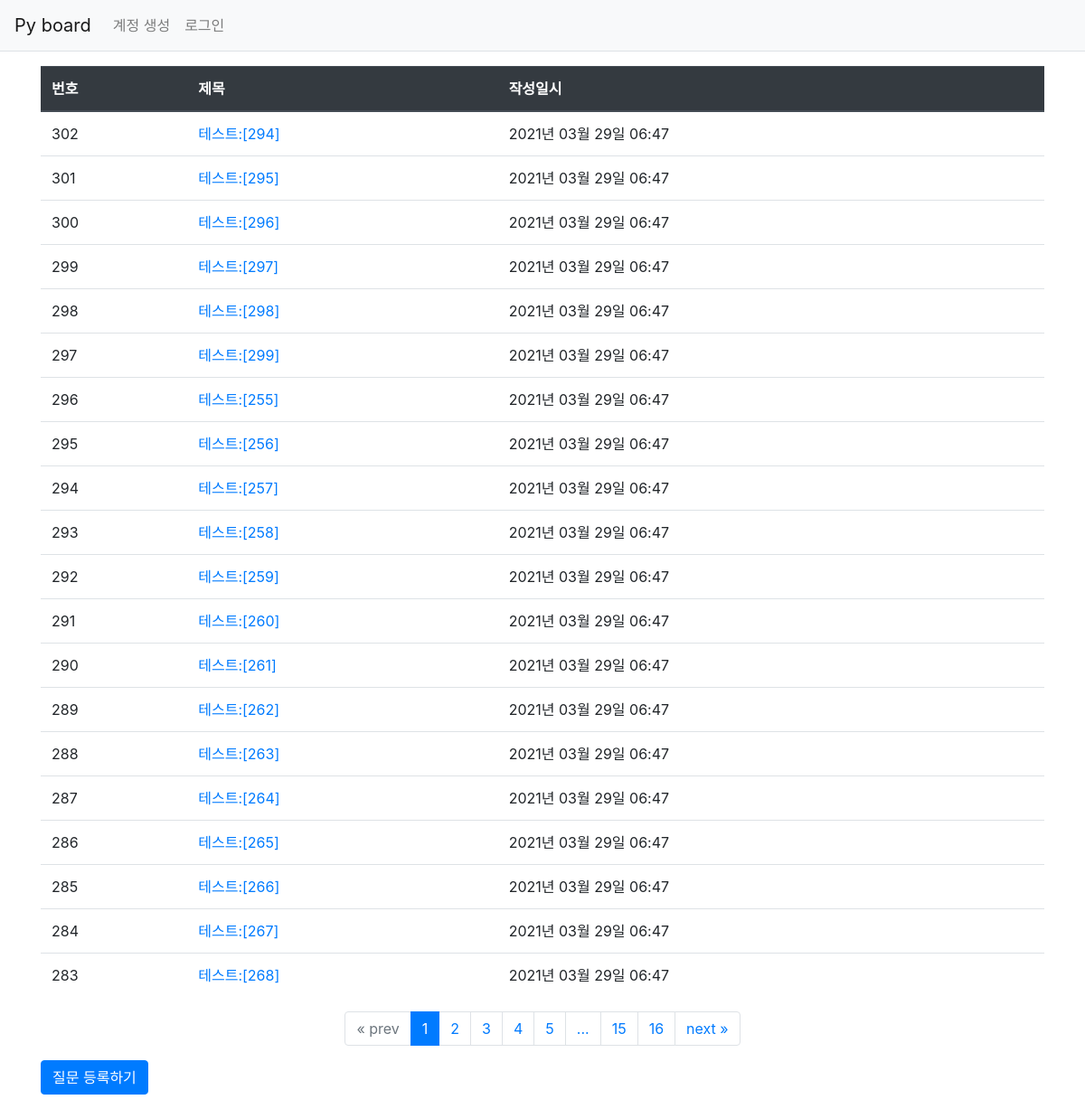
Page /question/list/ on the committed database.
### pyboard/models.py (models this page shows)
class Question(db.Model):
    id = db.Column(db.Integer, primary_key = True)
    subject = db.Column(db.String(200), nullable = False)
    content = db.Column(db.Text(), nullable = False)
    create_date = db.Column(db.DateTime(), nullable = False)

### pyboard/views/question_views.py (the view)
@bp.route('/list/')
def _list():
    page = request.args.get('page',type=int,default=1)
    q_list = Question.query.order_by(Question.create_date.desc())
    q_list = q_list.paginate(page,per_page=20)
    return render_template('question/question_list.html', question_list = q_list)

### pyboard/filter.py (called while the page is built)
def format_datetime(value, fmt ='%Y년 %m월 %d일 %H:%M'):
    return value.strftime(fmt)

### pyboard/views/auth_views.py (called while the page is built)
@bp.before_app_request
def load_login_user():
    user_id = session.get('user_id')
    if user_id is None:
        g.user = None
    else:
        g.user = User.query.get(user_id)

### pyboard/templates/question/question_list.html (shortened to what this page needs)
{% extends 'base.html' %}
{% block content %}
<div class='container my-3'>
    <table class='table'>
        <thead>
            <tr class='thead-dark'>
                <th>번호</th>
                <th>제목</th>
                <th>작성일시</th>
            </tr>
        </thead>
        <tbody>
            {% if question_list %}
            {% for q in question_list.items %}
            <tr>
                <td>{{question_list.total -((question_list.page-1) * question_list.per_page) -
                    loop.index0}}</td>
                <td><a href="{{url_for('question.detail',question_id = q.id)}}">{{
                        q.subject}}
                    </a>
                <td>
                    {{q.create_date | datetime}}
                </td>
            </tr>
            {% endfor %}
            {% else %}
            <tr>
                <td colspan="3">질문이 없습니다.</td colspan="3">
            </tr>
            {% endif %}
        </tbody>
    </table>
    <ul class='pagination justify-content-center'>
        {% if question_list.has_prev %}
        <li class='page-item'>
            <a class='page-link' href='?page={{question_list.prev_num}}'>
                « prev
            </a>
        </li>
        {% else %}
        <li class='page-item disabled'>
            <a class='page-link' tabindex='-1' aria-disabled='true' href='#'>
                « prev </a>
        </li>
        {% endif %}
        {% for page_num in question_list.iter_pages() %}
        {% if page_num %}
        {% if page_num != question_list.page %}
        <li class='page-item'>
            <a class='page-link' href='?page={{page_num}}'>
                {{page_num}}
            </a>
        </li>
        {% else %}
        <li class='page-item active' aria-current='page'>
            <a class='page-link' href='#'>{{page_num}}</a>
        </li>
        {% endif %}
        {% else %}
        <li class='disabled'>
            <a class='page-link' href='#'>...</a>
        </li>
        {% endif %}
        {% endfor %}
        {% if question_list.has_next %}
        <li class='page-item'>
            <a class='page-link' href='?page={{question_list.next_num}}'>next »</a>
        </li>
        {% else %}
        <li class='page-item disabled'>
            <a class='page-link' tabindex='-1' aria-disabled='true' href='#'>next »</a>
        </li>
        {% endif %}
    </ul>
    <a href="{{url_for('question.create')}}" class='btn btn-primary'>
        질문 등록하기
    </a>
</div>
{% endblock %}

### pyboard/templates/base.html (shortened to what this page needs)
<!DOCTYPE html>
<html lang="ko">
<head>
    <link rel="stylesheet" href="{{ url_for('static', filename='bootstrap.min.css') }}">
    <link rel="stylesheet" href="{{ url_for('static', filename='style.css') }}">
</head>
<body>
    {% include 'navbar.html' %}
    {% block content %}
    {% endblock %}
</body>
</html>

### pyboard/templates/navbar.html (shortened to what this page needs)
<nav class='navbar navbar-expand-lg navbar-light bg-light border-bottom'>
    <a class='navbar-brand' href='{{url_for("main.index")}}'>Py board</a>
    <div class='collapse navbar-collapse flex-grow-0' id='navbarNav'>
        {% if g.user %}
        <ul class='navbar-nav'>
            <li class='nav-item'>
                <a class='nav-link' href='{{url_for("auth.logout")}}'>
                    {{g.user.username}} (로그아웃)
                </a>
            </li>
        </ul>
        {% else %}
        <ul class='navbar-nav'>
            <li class='nav-item'>
                <a class='nav-link' href='{{url_for("auth.signup")}}'>계정 생성</a>
            </li>
            <li class="nav-item ">
                <a class="nav-link" href='{{url_for("auth.login")}}'>로그인</a>
            </li>
        </ul>
        {% endif %}
    </div>
</nav>

### rows in the picture
Question: total "302", subject "테스트:[294]", create_date "2021년 03월 29일 06:47"
Question: total "301", subject "테스트:[295]", create_date "2021년 03월 29일 06:47"
Question: total "300", subject "테스트:[296]", create_date "2021년 03월 29일 06:47"
Question: total "299", subject "테스트:[297]", create_date "2021년 03월 29일 06:47"
Question: total "298", subject "테스트:[298]", create_date "2021년 03월 29일 06:47"
Question: total "297", subject "테스트:[299]", create_date "2021년 03월 29일 06:47"
Question: total "296", subject "테스트:[255]", create_date "2021년 03월 29일 06:47"
Question: total "295", subject "테스트:[256]", create_date "2021년 03월 29일 06:47"
Question: total "294", subject "테스트:[257]", create_date "2021년 03월 29일 06:47"
Question: total "293", subject "테스트:[258]", create_date "2021년 03월 29일 06:47"
Question: total "292", subject "테스트:[259]", create_date "2021년 03월 29일 06:47"
Question: total "291", subject "테스트:[260]", create_date "2021년 03월 29일 06:47"
Question: total "290", subject "테스트:[261]", create_date "2021년 03월 29일 06:47"
Question: total "289", subject "테스트:[262]", create_date "2021년 03월 29일 06:47"
Question: total "288", subject "테스트:[263]", create_date "2021년 03월 29일 06:47"
Question: total "287", subject "테스트:[264]", create_date "2021년 03월 29일 06:47"
Question: total "286", subject "테스트:[265]", create_date "2021년 03월 29일 06:47"
Question: total "285", subject "테스트:[266]", create_date "2021년 03월 29일 06:47"
Question: total "284", subject "테스트:[267]", create_date "2021년 03월 29일 06:47"
Question: total "283", subject "테스트:[268]", create_date "2021년 03월 29일 06:47"

### other values in the picture
{{ page_num }} "1"
{{ page_num }} "2" "3" "4" "5" "15" "16"
